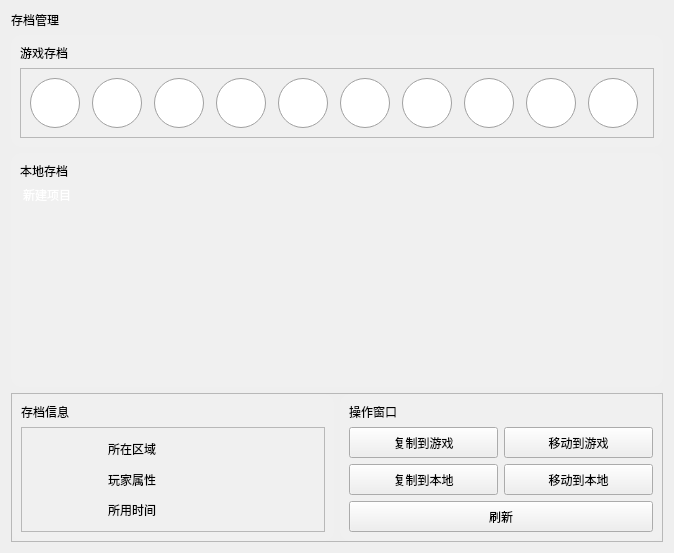
            <widget class="QWidget" name="page_2">
             <property name="styleSheet">
              <string notr="true">QWidget#page_2{
	background-color: transparent;
}</string>
             </property>
             <layout class="QVBoxLayout" name="verticalLayout_12" stretch="0,0,1,0">
              <item>
               <widget class="QLabel" name="label_5">
                <property name="styleSheet">
                 <string notr="true">font: 12pt &quot;Alibaba PuHuiTi 3.0&quot;;</string>
                </property>
                <property name="text">
                 <string>存档管理</string>
                </property>
               </widget>
              </item>
              <item>
               <widget class="QFrame" name="frame_5">
                <property name="styleSheet">
                 <string notr="true">QFrame#frame_5{
	border-radius:10px;
	background-color: rgba(255, 255, 255, 10);
}</string>
                </property>
                <property name="frameShape">
                 <enum>QFrame::StyledPanel</enum>
                </property>
                <property name="frameShadow">
                 <enum>QFrame::Raised</enum>
                </property>
                <layout class="QVBoxLayout" name="verticalLayout_2">
                 <item>
                  <widget class="QLabel" name="label_6">
                   <property name="styleSheet">
                    <string notr="true"/>
                   </property>
                   <property name="text">
                    <string>游戏存档</string>
                   </property>
                  </widget>
                 </item>
                 <item>
                  <widget class="QFrame" name="frame_9">
                   <property name="frameShape">
                    <enum>QFrame::StyledPanel</enum>
                   </property>
                   <property name="frameShadow">
                    <enum>QFrame::Raised</enum>
                   </property>
                   <layout class="QHBoxLayout" name="horizontalLayout_3">
                    <item>
                     <widget class="QRadioButton" name="radioButton">
                      <property name="styleSheet">
                       <string notr="true">
QRadioButton::indicator { 
	width: 50px;
	height: 50px;
}


QRadioButton::indicator::unchecked {
	border-image: url(:/Placeholding/Placeholding/10972.png);
	border-radius:25px;
	background-color: rgba(255, 255, 255, 100);
}

QRadioButton::indicator::checked {
	border-image: url(:/Placeholding/Placeholding/10972.png);
	border-radius:25px;
	background-color: rgb(83, 141, 217)
}

</string>
                      </property>
                      <property name="text">
                       <string/>
                      </property>
                      <property name="autoExclusive">
                       <bool>true</bool>
                      </property>
                      <property name="saveName" stdset="0">
                       <string/>
                      </property>
                      <attribute name="buttonGroup">
                       <string notr="true">buttonGroup</string>
                      </attribute>
                     </widget>
                    </item>
                    <item>
                     <widget class="QRadioButton" name="radioButton_2">
                      <property name="styleSheet">
                       <string notr="true">
QRadioButton::indicator { 
	width: 50px;
	height: 50px;
}


QRadioButton::indicator::unchecked {
	border-image: url(:/Placeholding/Placeholding/10972.png);
	border-radius:25px;
	background-color: rgba(255, 255, 255, 100);
}

QRadioButton::indicator::checked {
	border-image: url(:/Placeholding/Placeholding/10972.png);
	border-radius:25px;
	background-color: rgb(83, 141, 217)
}

</string>
                      </property>
                      <property name="text">
                       <string/>
                      </property>
                      <property name="autoExclusive">
                       <bool>true</bool>
                      </property>
                      <property name="saveName" stdset="0">
                       <string/>
                      </property>
                      <attribute name="buttonGroup">
                       <string notr="true">buttonGroup</string>
                      </attribute>
                     </widget>
                    </item>
                    <item>
                     <widget class="QRadioButton" name="radioButton_3">
                      <property name="styleSheet">
                       <string notr="true">
QRadioButton::indicator { 
	width: 50px;
	height: 50px;
}


QRadioButton::indicator::unchecked {
	border-image: url(:/Placeholding/Placeholding/10972.png);
	border-radius:25px;
	background-color: rgba(255, 255, 255, 100);
}

QRadioButton::indicator::checked {
	border-image: url(:/Placeholding/Placeholding/10972.png);
	border-radius:25px;
	background-color: rgb(83, 141, 217)
}

</string>
                      </property>
                      <property name="text">
                       <string/>
                      </property>
                      <property name="autoExclusive">
                       <bool>true</bool>
                      </property>
                      <property name="saveName" stdset="0">
                       <string/>
                      </property>
                      <attribute name="buttonGroup">
                       <string notr="true">buttonGroup</string>
                      </attribute>
                     </widget>
                    </item>
                    <item>
                     <widget class="QRadioButton" name="radioButton_4">
                      <property name="styleSheet">
                       <string notr="true">
QRadioButton::indicator { 
	width: 50px;
	height: 50px;
}


QRadioButton::indicator::unchecked {
	border-image: url(:/Placeholding/Placeholding/10972.png);
	border-radius:25px;
	background-color: rgba(255, 255, 255, 100);
}

QRadioButton::indicator::checked {
	border-image: url(:/Placeholding/Placeholding/10972.png);
	border-radius:25px;
	background-color: rgb(83, 141, 217)
}

</string>
                      </property>
                      <property name="text">
                       <string/>
                      </property>
                      <property name="autoExclusive">
                       <bool>true</bool>
                      </property>
                      <property name="saveName" stdset="0">
                       <string/>
                      </property>
                      <attribute name="buttonGroup">
                       <string notr="true">buttonGroup</string>
                      </attribute>
                     </widget>
                    </item>
                    <item>
                     <widget class="QRadioButton" name="radioButton_5">
                      <property name="styleSheet">
                       <string notr="true">
QRadioButton::indicator { 
	width: 50px;
	height: 50px;
}


QRadioButton::indicator::unchecked {
	border-image: url(:/Placeholding/Placeholding/10972.png);
	border-radius:25px;
	background-color: rgba(255, 255, 255, 100);
}

QRadioButton::indicator::checked {
	border-image: url(:/Placeholding/Placeholding/10972.png);
	border-radius:25px;
	background-color: rgb(83, 141, 217)
}

</string>
                      </property>
                      <property name="text">
                       <string/>
                      </property>
                      <property name="autoExclusive">
                       <bool>true</bool>
                      </property>
                      <property name="saveName" stdset="0">
                       <string/>
                      </property>
                      <attribute name="buttonGroup">
                       <string notr="true">buttonGroup</string>
                      </attribute>
                     </widget>
                    </item>
                    <item>
                     <widget class="QRadioButton" name="radioButton_6">
                      <property name="styleSheet">
                       <string notr="true">
QRadioButton::indicator { 
	width: 50px;
	height: 50px;
}


QRadioButton::indicator::unchecked {
	border-image: url(:/Placeholding/Placeholding/10972.png);
	border-radius:25px;
	background-color: rgba(255, 255, 255, 100);
}

QRadioButton::indicator::checked {
	border-image: url(:/Placeholding/Placeholding/10972.png);
	border-radius:25px;
	background-color: rgb(83, 141, 217)
}

</string>
                      </property>
                      <property name="text">
                       <string/>
                      </property>
                      <property name="autoExclusive">
                       <bool>true</bool>
                      </property>
                      <property name="saveName" stdset="0">
                       <string/>
                      </property>
                      <attribute name="buttonGroup">
                       <string notr="true">buttonGroup</string>
                      </attribute>
                     </widget>
                    </item>
                    <item>
                     <widget class="QRadioButton" name="radioButton_7">
                      <property name="styleSheet">
                       <string notr="true">
QRadioButton::indicator { 
	width: 50px;
	height: 50px;
}


QRadioButton::indicator::unchecked {
	border-image: url(:/Placeholding/Placeholding/10972.png);
	border-radius:25px;
	background-color: rgba(255, 255, 255, 100);
}

QRadioButton::indicator::checked {
	border-image: url(:/Placeholding/Placeholding/10972.png);
	border-radius:25px;
	background-color: rgb(83, 141, 217)
}

</string>
                      </property>
                      <property name="text">
                       <string/>
                      </property>
                      <property name="autoExclusive">
                       <bool>true</bool>
                      </property>
                      <property name="saveName" stdset="0">
                       <string/>
                      </property>
                      <attribute name="buttonGroup">
                       <string notr="true">buttonGroup</string>
                      </attribute>
                     </widget>
                    </item>
                    <item>
                     <widget class="QRadioButton" name="radioButton_8">
                      <property name="styleSheet">
                       <string notr="true">
QRadioButton::indicator { 
	width: 50px;
	height: 50px;
}


QRadioButton::indicator::unchecked {
	border-image: url(:/Placeholding/Placeholding/10972.png);
	border-radius:25px;
	background-color: rgba(255, 255, 255, 100);
}

QRadioButton::indicator::checked {
	border-image: url(:/Placeholding/Placeholding/10972.png);
	border-radius:25px;
	background-color: rgb(83, 141, 217)
}

</string>
                      </property>
                      <property name="text">
                       <string/>
                      </property>
                      <property name="autoExclusive">
                       <bool>true</bool>
                      </property>
                      <property name="saveName" stdset="0">
                       <string/>
                      </property>
                      <attribute name="buttonGroup">
                       <string notr="true">buttonGroup</string>
                      </attribute>
                     </widget>
                    </item>
                    <item>
                     <widget class="QRadioButton" name="radioButton_9">
                      <property name="styleSheet">
                       <string notr="true">
QRadioButton::indicator { 
	width: 50px;
	height: 50px;
}


QRadioButton::indicator::unchecked {
	border-image: url(:/Placeholding/Placeholding/10972.png);
	border-radius:25px;
	background-color: rgba(255, 255, 255, 100);
}

QRadioButton::indicator::checked {
	border-image: url(:/Placeholding/Placeholding/10972.png);
	border-radius:25px;
	background-color: rgb(83, 141, 217)
}

</string>
                      </property>
                      <property name="text">
                       <string/>
                      </property>
                      <property name="autoExclusive">
                       <bool>true</bool>
                      </property>
                      <property name="saveName" stdset="0">
                       <string/>
                      </property>
                      <attribute name="buttonGroup">
                       <string notr="true">buttonGroup</string>
                      </attribute>
                     </widget>
                    </item>
                    <item>
                     <widget class="QRadioButton" name="radioButton_10">
                      <property name="styleSheet">
                       <string notr="true">
QRadioButton::indicator { 
	width: 50px;
	height: 50px;
}


QRadioButton::indicator::unchecked {
	border-image: url(:/Placeholding/Placeholding/10972.png);
	border-radius:25px;
	background-color: rgba(255, 255, 255, 100);
}

QRadioButton::indicator::checked {
	border-image: url(:/Placeholding/Placeholding/10972.png);
	border-radius:25px;
	background-color: rgb(83, 141, 217)
}

</string>
                      </property>
                      <property name="text">
                       <string/>
                      </property>
                      <property name="autoExclusive">
                       <bool>true</bool>
                      </property>
                      <property name="saveName" stdset="0">
                       <string/>
                      </property>
                      <attribute name="buttonGroup">
                       <string notr="true">buttonGroup</string>
                      </attribute>
                     </widget>
                    </item>
                   </layout>
                  </widget>
                 </item>
                </layout>
               </widget>
              </item>
              <item>
               <widget class="QFrame" name="frame_11">
                <property name="styleSheet">
                 <string notr="true">QFrame#frame_11{
	border-radius:10px;
	background-color: rgba(255, 255, 255, 10);
}</string>
                </property>
                <property name="frameShape">
                 <enum>QFrame::StyledPanel</enum>
                </property>
                <property name="frameShadow">
                 <enum>QFrame::Raised</enum>
                </property>
                <layout class="QVBoxLayout" name="verticalLayout_10">
                 <item>
                  <widget class="QLabel" name="label_20">
                   <property name="styleSheet">
                    <string notr="true"/>
                   </property>
                   <property name="text">
                    <string>本地存档</string>
                   </property>
                  </widget>
                 </item>
                 <item>
                  <widget class="QListWidget" name="listWidget">
                   <property name="styleSheet">
                    <string notr="true">QListWidget{
	background-color: transparent;
	border:none;
	font: 11pt &quot;Alibaba PuHuiTi 3.0&quot;;
}

QListWidget::Item{
	color: rgb(255, 255, 255);
	padding-left:4px;
}

QListWidget::Item:hover{
	
	background-color: qlineargradient(spread:pad, x1:0, y1:0, x2:0.068, y2:0, stop:0 rgba(0, 123, 201, 255), stop:0.495 rgba(0, 123, 201, 255), stop:0.505 rgba(0, 153, 192, 255), stop:1 rgba(0, 149, 193, 255))
}

QListWidget::Item:selected{
	background-color: qlineargradient(spread:pad, x1:0, y1:0, x2:0.068, y2:0, stop:0 rgba(0, 123, 201, 255), stop:0.495 rgba(0, 123, 201, 255), stop:0.505 rgba(0, 153, 192, 255), stop:1 rgba(0, 149, 193, 255));
	
	color: rgb(216, 216, 216);
}

QListWidget:focus{
	outline:none;
}

 QScrollBar:vertical {
          border-width: 0px;
          border: none;
          background:rgba(64, 65, 79, 0);
          width:12px;
          margin: 0px 0px 0px 0px;
      }
      QScrollBar::handle:vertical {
          background: qlineargradient(spread:pad, x1:0, y1:0, x2:0, y2:1, stop:0 rgba(20, 154, 198, 255), stop:1 rgba(0, 0, 0,0));
          min-height: 20px;
          max-height: 20px;
          margin: 0 0px 0 0px;
          border-radius: 6px;
      }
      QScrollBar::add-line:vertical {
          background: qlineargradient(x1:0, y1:0, x2:1, y2:0,
          stop: 0 rgba(64, 65, 79, 0), stop: 0.5 rgba(64, 65, 79, 0),  stop:1 rgba(64, 65, 79, 0));
          height: 0px;
          border: none;
          subcontrol-position: bottom;
          subcontrol-origin: margin;
      }
      QScrollBar::sub-line:vertical {
          background: qlineargradient(x1:0, y1:0, x2:1, y2:0,
          stop: 0  rgba(64, 65, 79, 0), stop: 0.5 rgba(64, 65, 79, 0),  stop:1 rgba(64, 65, 79, 0));
          height: 0 px;
          border: none;
          subcontrol-position: top;
          subcontrol-origin: margin;
      }
      QScrollBar::sub-page:vertical {
      background: rgba(64, 65, 79, 0);
      }

      QScrollBar::add-page:vertical {
      background: rgba(64, 65, 79, 0);
      }
</string>
                   </property>
                   <item>
                    <property name="text">
                     <string>新建项目</string>
                    </property>
                    <property name="icon">
                     <iconset resource="resource/resource.qrc">
                      <normaloff>:/Placeholding/Placeholding/10972.png</normaloff>:/Placeholding/Placeholding/10972.png</iconset>
                    </property>
                   </item>
                  </widget>
                 </item>
                </layout>
               </widget>
              </item>
              <item>
               <widget class="QFrame" name="frame_12">
                <property name="frameShape">
                 <enum>QFrame::StyledPanel</enum>
                </property>
                <property name="frameShadow">
                 <enum>QFrame::Raised</enum>
                </property>
                <layout class="QHBoxLayout" name="horizontalLayout_7">
                 <property name="leftMargin">
                  <number>0</number>
                 </property>
                 <property name="topMargin">
                  <number>0</number>
                 </property>
                 <property name="rightMargin">
                  <number>0</number>
                 </property>
                 <property name="bottomMargin">
                  <number>0</number>
                 </property>
                 <item>
                  <widget class="QFrame" name="frame">
                   <property name="styleSheet">
                    <string notr="true">QFrame#frame{
	background-color: rgba(255, 255, 255, 10);
	border-radius:10px;
}</string>
                   </property>
                   <layout class="QVBoxLayout" name="verticalLayout_9" stretch="0,1">
                    <item>
                     <widget class="QLabel" name="label_16">
                      <property name="text">
                       <string>存档信息</string>
                      </property>
                     </widget>
                    </item>
                    <item>
                     <widget class="QFrame" name="frame_10">
                      <property name="frameShape">
                       <enum>QFrame::StyledPanel</enum>
                      </property>
                      <property name="frameShadow">
                       <enum>QFrame::Raised</enum>
                      </property>
                      <layout class="QHBoxLayout" name="horizontalLayout_6">
                       <item>
                        <widget class="QWidget" name="widget_2" native="true">
                         <property name="minimumSize">
                          <size>
                           <width>71</width>
                           <height>71</height>
                          </size>
                         </property>
                         <property name="maximumSize">
                          <size>
                           <width>71</width>
                           <height>71</height>
                          </size>
                         </property>
                         <property name="styleSheet">
                          <string notr="true">border-image: url(:/Placeholding/Placeholding/10972.png);</string>
                         </property>
                        </widget>
                       </item>
                       <item>
                        <layout class="QVBoxLayout" name="verticalLayout_8">
                         <item>
                          <widget class="QLabel" name="label_17">
                           <property name="text">
                            <string>所在区域</string>
                           </property>
                          </widget>
                         </item>
                         <item>
                          <widget class="QLabel" name="label_18">
                           <property name="text">
                            <string>玩家属性</string>
                           </property>
                          </widget>
                         </item>
                         <item>
                          <widget class="QLabel" name="label_19">
                           <property name="text">
                            <string>所用时间</string>
                           </property>
                          </widget>
                         </item>
                        </layout>
                       </item>
                      </layout>
                     </widget>
                    </item>
                   </layout>
                  </widget>
                 </item>
                 <item>
                  <widget class="QFrame" name="frame_13">
                   <property name="styleSheet">
                    <string notr="true">QFrame#frame_13{
	background-color: rgba(255, 255, 255, 10);
	border-radius:10px;
}</string>
                   </property>
                   <layout class="QVBoxLayout" name="verticalLayout_11" stretch="0,1,0">
                    <item>
                     <widget class="QLabel" name="label_21">
                      <property name="text">
                       <string>操作窗口</string>
                      </property>
                     </widget>
                    </item>
                    <item>
                     <layout class="QGridLayout" name="gridLayout_5">
                      <item row="1" column="1">
                       <widget class="QPushButton" name="pushButton_7">
                        <property name="minimumSize">
                         <size>
                          <width>91</width>
                          <height>31</height>
                         </size>
                        </property>
                        <property name="text">
                         <string>移动到本地</string>
                        </property>
                       </widget>
                      </item>
                      <item row="0" column="1">
                       <widget class="QPushButton" name="pushButton_5">
                        <property name="minimumSize">
                         <size>
                          <width>91</width>
                          <height>31</height>
                         </size>
                        </property>
                        <property name="text">
                         <string>移动到游戏</string>
                        </property>
                       </widget>
                      </item>
                      <item row="0" column="0">
                       <widget class="QPushButton" name="pushButton_4">
                        <property name="minimumSize">
                         <size>
                          <width>91</width>
                          <height>31</height>
                         </size>
                        </property>
                        <property name="text">
                         <string>复制到游戏</string>
                        </property>
                       </widget>
                      </item>
                      <item row="1" column="0">
                       <widget class="QPushButton" name="pushButton_6">
                        <property name="minimumSize">
                         <size>
                          <width>91</width>
                          <height>31</height>
                         </size>
                        </property>
                        <property name="text">
                         <string>复制到本地</string>
                        </property>
                       </widget>
                      </item>
                     </layout>
                    </item>
                    <item>
                     <widget class="QPushButton" name="pushButton_8">
                      <property name="minimumSize">
                       <size>
                        <width>0</width>
                        <height>31</height>
                       </size>
                      </property>
                      <property name="text">
                       <string>刷新</string>
                      </property>
                     </widget>
                    </item>
                   </layout>
                  </widget>
                 </item>
                </layout>
               </widget>
              </item>
             </layout>
            </widget>
